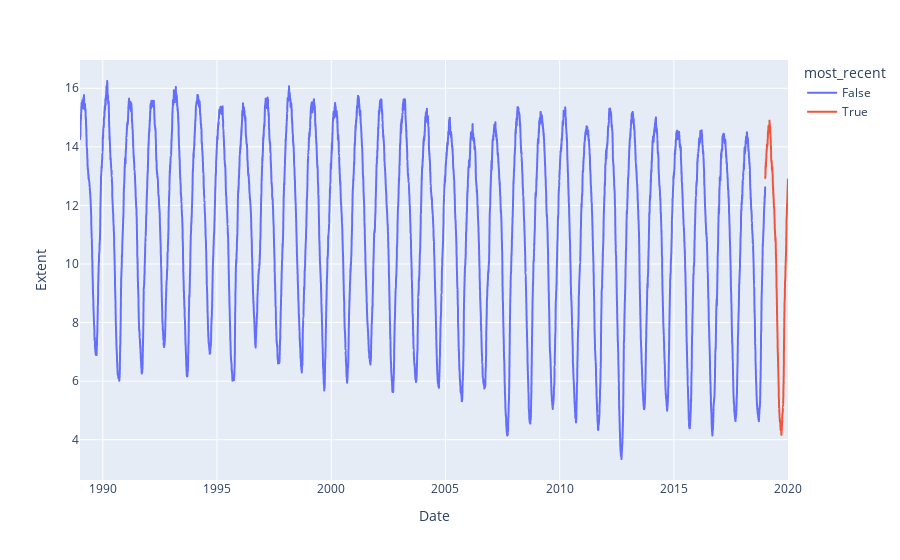

The cell this chart's notebook holds for it:
### Markdown cell above
### Column {width=80%}

### Code cell
#| title: Sea Ice Extent 
fig = px.line(seaice, x="Date", y="Extent", color="most_recent")
fig.show()

### Figure 1 — Plotly figure (JSON) as saved in the notebook; plotly's stock layout.template omitted (floating-point values rounded to 4 significant figures; data arrays with more than 128 entries replaced by an {"elided": "..."} marker saying what was removed)
{"data": [{"hovertemplate": "most_recent=False<br>Date=%{x}<br>Extent=%{y}<extra></extra>", "legendgroup": "False", "line": {"color": "#636efa", "dash": "solid"}, "marker": {"symbol": "circle"}, "mode": "lines", "name": "False", "showlegend": true, "type": "scattergl", "x": {"elided": "10957 str values"}, "xaxis": "x", "y": {"elided": "10957 float values"}, "yaxis": "y"}, {"hovertemplate": "most_recent=True<br>Date=%{x}<br>Extent=%{y}<extra></extra>", "legendgroup": "True", "line": {"color": "#EF553B", "dash": "solid"}, "marker": {"symbol": "circle"}, "mode": "lines", "name": "True", "showlegend": true, "type": "scattergl", "x": {"elided": "365 str values"}, "xaxis": "x", "y": {"elided": "365 float values"}, "yaxis": "y"}], "layout": {"legend": {"title": {"text": "most_recent"}, "tracegroupgap": 0}, "margin": {"t": 60}, "xaxis": {"anchor": "y", "domain": [0, 1], "title": {"text": "Date"}}, "yaxis": {"anchor": "x", "domain": [0, 1], "title": {"text": "Extent"}}}}
